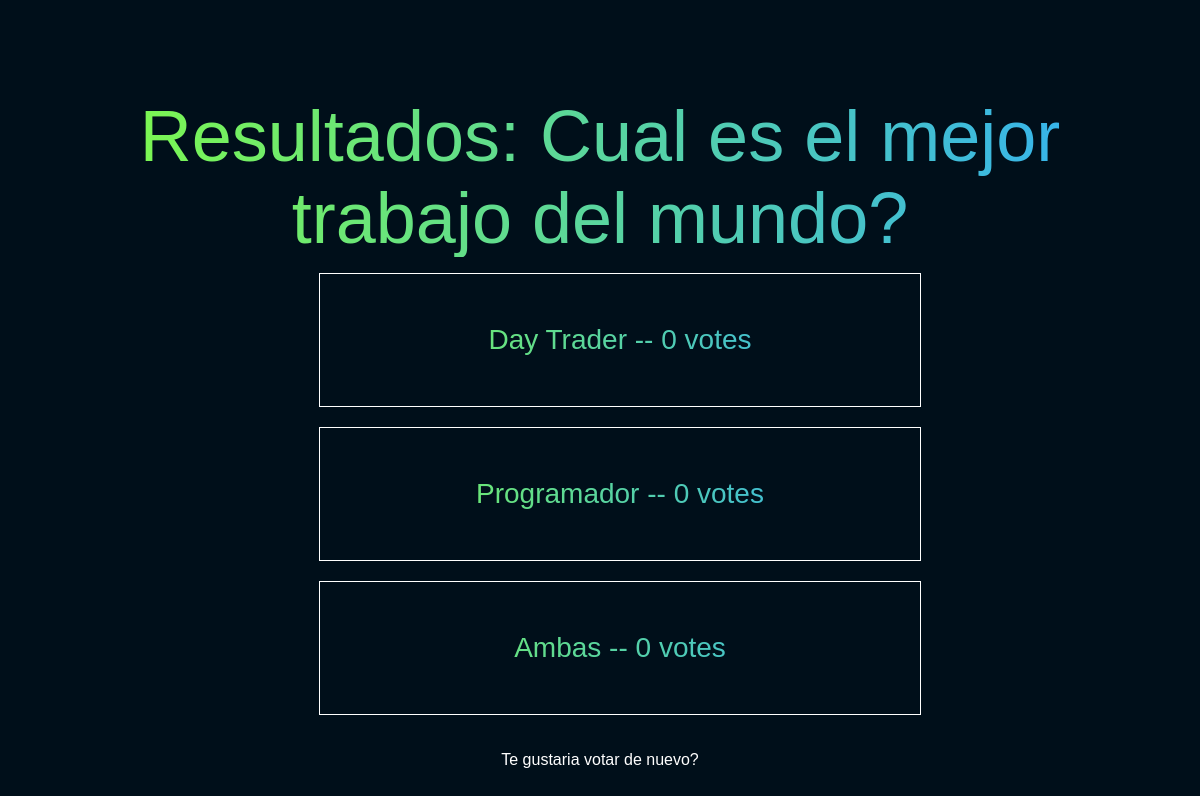
The app's page /polls/8/results, older data.
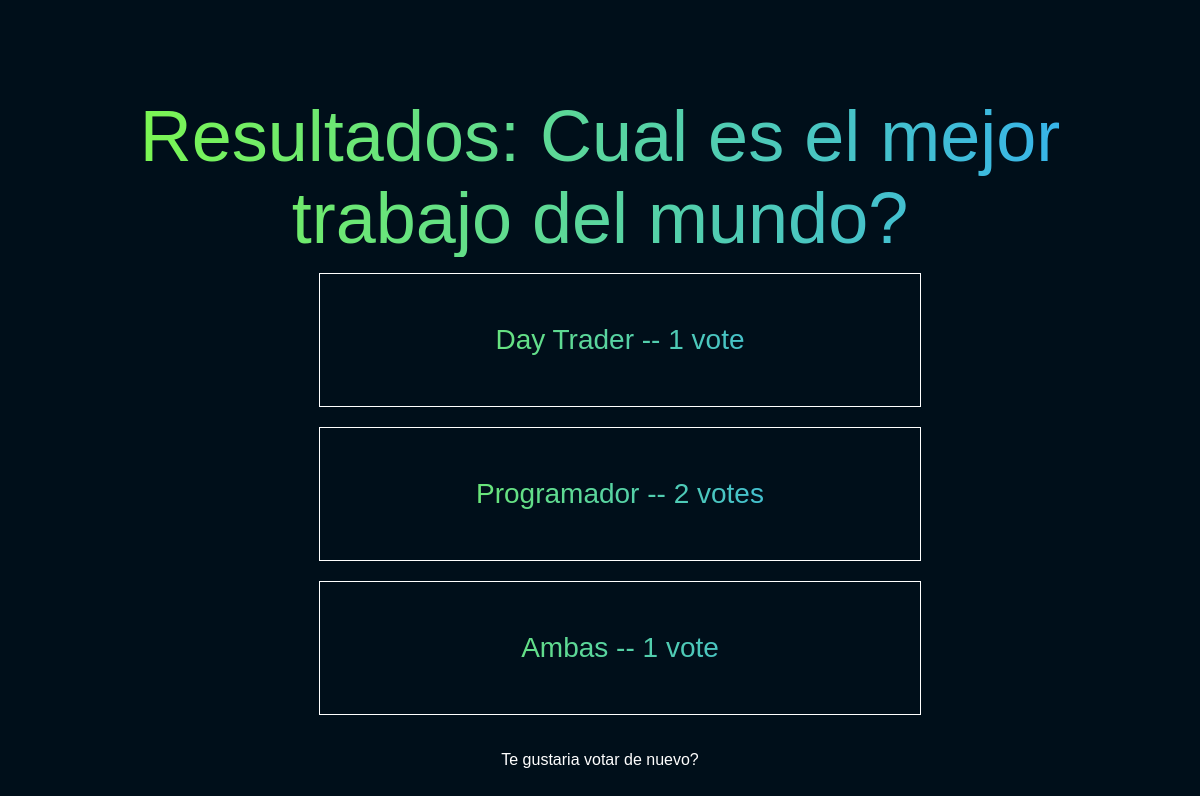
The same page, newer data.
### polls/models.py (models this page shows, shortened)
class Question(models.Model):
    question_text = models.CharField(max_length=200)
    pub_date =  models.DateTimeField("date published")
    choices = models.IntegerField(default=0)

class Choice(models.Model):
    question = models.ForeignKey(Question, on_delete=models.CASCADE)
    choice_text = models.CharField(max_length=200)
    votes = models.IntegerField(default=0)

### polls/views.py (the view)
# urls.py: path("<int:pk>/results", views.ResultlView.as_view(), name="results"),
class ResultlView(generic.DetailView):
    model = Question
    template_name = "polls/results.html"

### polls/templates/polls/results.html (shortened to what this page needs)
{% load static %}
<!DOCTYPE html>
<html lang="en">
<head>
    <link rel="stylesheet" href="{% static 'polls/styles.css' %}">
    <link rel="stylesheet" href="{% static 'polls/results.css' %}">
</head>
<body>
    <header>
        <p>Resultados: {{ question.question_text }}</p>
    </header>
    <ul>
    {% for choice in question.choice_set.all  %}
        <li>{{ choice.choice_text }} -- {{ choice.votes }} vote{{ choice.votes|pluralize }}</li>
    {% endfor %}
    </ul>
    <a href="{% url 'polls:detail' question.id %}">Te gustaria votar de nuevo?</a>
</body>
</html>

### polls/static/polls/styles.css (style rules this page uses)
body { display: flex; align-items: center; justify-content: center; flex-direction: column; height: 100vh; font-family: Arial, Helvetica, sans-serif; background: hsl(204 100% 5%); }
header { display: flex; align-items: center; justify-content: center; padding: 50px; padding-top: 100px; height: 60px; font-size: 72px; color: #71632d; }
ul { display: flex; align-items: center; justify-content: center; flex-direction: column; }
header, ul { background: linear-gradient( to right, hsl(98 100% 62%), hsl(204 100% 59%) ); -webkit-background-clip: text; -webkit-text-fill-color: transparent; text-align: center; }
li { display: flex; align-items: center; justify-content: center; width: 500px; border: 1px solid white; padding: 50px; margin-bottom: 20px; font-size: 28px; }
a { color: white; text-decoration: none; }

### polls/static/polls/results.css (style rules this page uses)
body { display: flex; align-items: center; justify-content: center; flex-direction: column; height: 100vh; font-family: Arial, Helvetica, sans-serif; background: rgb(0, 15, 26); }
ul { display: flex; align-items: center; justify-content: center; flex-direction: column; }
li { display: flex; align-items: center; justify-content: center; width: 500px; border: 1px solid white; padding: 50px; margin-bottom: 20px; font-size: 28px; }

Row changes from the older to the newer data that the page shows:
changed Choice "Day Trader": votes "0" → "1"
changed Choice "Programador": votes "0" → "2"
changed Choice "Ambas": votes "0" → "1"
